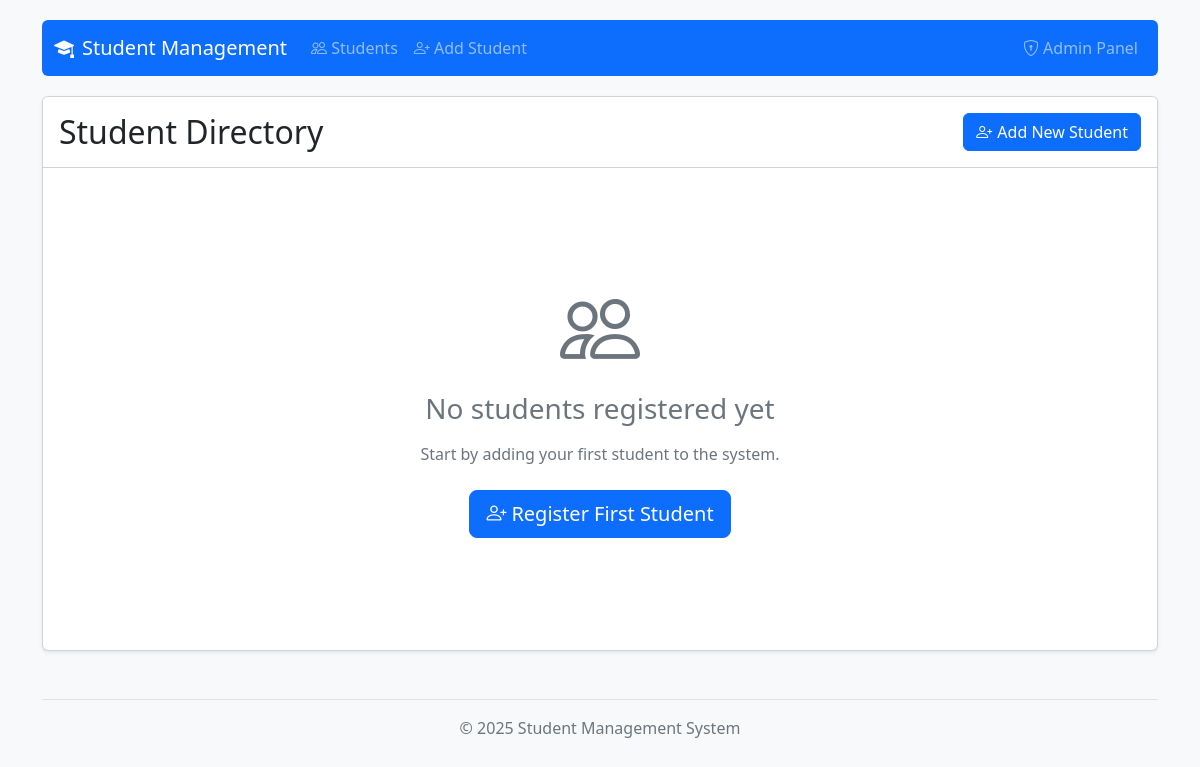
/, run on an earlier commit of the app's database.
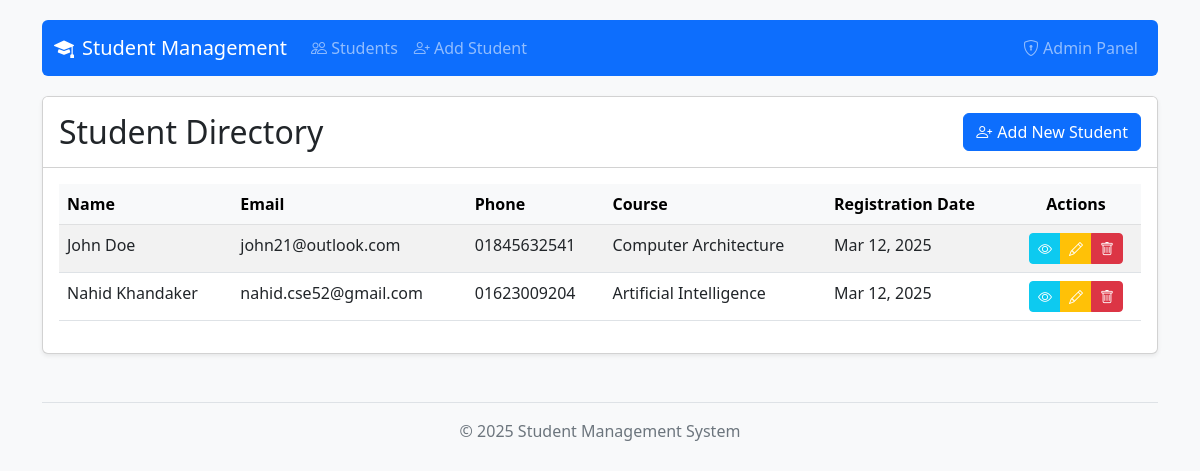
And on a later commit of the database.
### students/models.py (models this page shows, shortened)
class Student(models.Model):
    name = models.CharField(max_length=100)
    email = models.EmailField(unique=True)
    phone = models.CharField(max_length=20)
    course = models.CharField(max_length=50)
    is_active = models.BooleanField(default=True)
    created_at = models.DateTimeField(auto_now_add=True)
    updated_at = models.DateTimeField(auto_now=True)
    class Meta:
        ordering = ['-created_at']
        verbose_name = 'Student'
        verbose_name_plural = 'Students'

### students/views.py (the view)
# urls.py: path('', StudentListView.as_view(), name='student-list'),
class StudentListView(ListView):
    model = Student
    template_name = 'students/student_list.html'
    context_object_name = 'students'
    paginate_by = 10
    def get_queryset(self):
        return Student.objects.filter(is_active=True)

### templates/students/student_list.html (shortened to what this page needs)
{% extends 'students/base.html' %}
{% block content %}
    <div class="row">
        <div class="col-md-12">
            <div class="card">
                <div class="card-header d-flex justify-content-between align-items-center bg-white py-3">
                    <h2 class="card-title m-0">Student Directory</h2>
                    <a href="{% url 'student-create' %}" class="btn btn-primary btn-icon">
                        <i class="bi bi-person-plus"></i> Add New Student
                    </a>
                </div>
                <div class="card-body">
                    {% if students %}
                        <div class="table-responsive">
                            <table class="table table-striped table-hover">
                                <thead class="table-light">
                                    <tr>
                                        <th>Name</th>
                                        <th>Email</th>
                                        <th>Phone</th>
                                        <th>Course</th>
                                        <th>Registration Date</th>
                                        <th class="text-center">Actions</th>
                                    </tr>
                                </thead>
                                <tbody>
                                    {% for student in students %}
                                        <tr>
                                            <td>{{ student.name }}</td>
                                            <td>{{ student.email }}</td>
                                            <td>{{ student.phone }}</td>
                                            <td>{{ student.course }}</td>
                                            <td>{{ student.created_at|date:"M d, Y" }}</td>
                                            <td class="text-center">
                                                <div class="btn-group" role="group">
                                                    <a href="{% url 'student-detail' student.id %}" class="btn btn-sm btn-info text-white">
                                                        <i class="bi bi-eye"></i>
                                                    </a>
                                                    <a href="{% url 'student-update' student.id %}" class="btn btn-sm btn-warning text-white">
                                                        <i class="bi bi-pencil"></i>
                                                    </a>
                                                    <a href="{% url 'student-delete' student.id %}" class="btn btn-sm btn-danger">
                                                        <i class="bi bi-trash"></i>
                                                    </a>
                                                </div>
                                            </td>
                                        </tr>
                                    {% endfor %}
                                </tbody>
                            </table>
                        </div>
                    {% else %}
                        <div class="text-center my-5 py-5">
                            <div class="display-1 text-muted mb-3">
                                <i class="bi bi-people"></i>
                            </div>
                            <h3 class="text-muted mb-3">No students registered yet</h3>
                            <p class="text-muted mb-4">Start by adding your first student to the system.</p>
                            <a href="{% url 'student-create' %}" class="btn btn-primary btn-lg btn-icon">
                                <i class="bi bi-person-plus"></i> Register First Student
                            </a>
                        </div>
                    {% endif %}
                </div>
            </div>
        </div>
    </div>
{% endblock %}

### templates/students/base.html (shortened to what this page needs)
<!DOCTYPE html>
<html lang="en">
<head>
    <link href="https://cdn.jsdelivr.net/npm/bootstrap@5.2.3/dist/css/bootstrap.min.css" rel="stylesheet">
    <link rel="stylesheet" href="https://cdn.jsdelivr.net/npm/bootstrap-icons@1.10.0/font/bootstrap-icons.css">
</head>
<body>
    <div class="container">
        <nav class="navbar navbar-expand-lg navbar-dark bg-primary rounded">
            <div class="container-fluid">
                <a class="navbar-brand" href="{% url 'student-list' %}">
                    <i class="bi bi-mortarboard-fill me-2"></i>Student Management
                </a>
                <div class="collapse navbar-collapse" id="navbarNav">
                    <ul class="navbar-nav me-auto">
                        <li class="nav-item">
                            <a class="nav-link" href="{% url 'student-list' %}">
                                <i class="bi bi-people"></i> Students
                            </a>
                        </li>
                        <li class="nav-item">
                            <a class="nav-link" href="{% url 'student-create' %}">
                                <i class="bi bi-person-plus"></i> Add Student
                            </a>
                        </li>
                    </ul>
                    <ul class="navbar-nav">
                        <li class="nav-item">
                            <a class="nav-link" href="/admin/" target="_blank">
                                <i class="bi bi-shield-lock"></i> Admin Panel
                            </a>
                        </li>
                    </ul>
                </div>
            </div>
        </nav>
        <main class="my-3">
            {% block content %}
            {% endblock %}
        </main>
        <footer class="text-center text-muted mt-5 pt-3 border-top">
            <p>&copy; 2025 Student Management System</p>
        </footer>
    </div>
</body>
</html>

### templates/students/base.html (style rules this page uses)
body { padding-top: 20px; padding-bottom: 20px; background-color: #f8f9fa; }
.navbar { margin-bottom: 20px; }
.card { box-shadow: 0 0.125rem 0.25rem rgba(0, 0, 0, 0.075); }
.btn-icon { display: inline-flex; align-items: center; }
.btn-icon i { margin-right: 5px; }

What changed in the data, as far as the page shows it:
added Student: name "John Doe", email "john21@outlook.com", phone "01845632541", course "Computer Architecture", created_at "Mar 12, 2025"
added Student: name "Nahid Khandaker", email "nahid.cse52@gmail.com", phone "01623009204", course "Artificial Intelligence", created_at "Mar 12, 2025"
Also different on the page:
text no longer shown: "No students registered yet Start by adding your first student to the system. Register First Student"
text now shown: "Name Email Phone Course Registration Date Actions"
